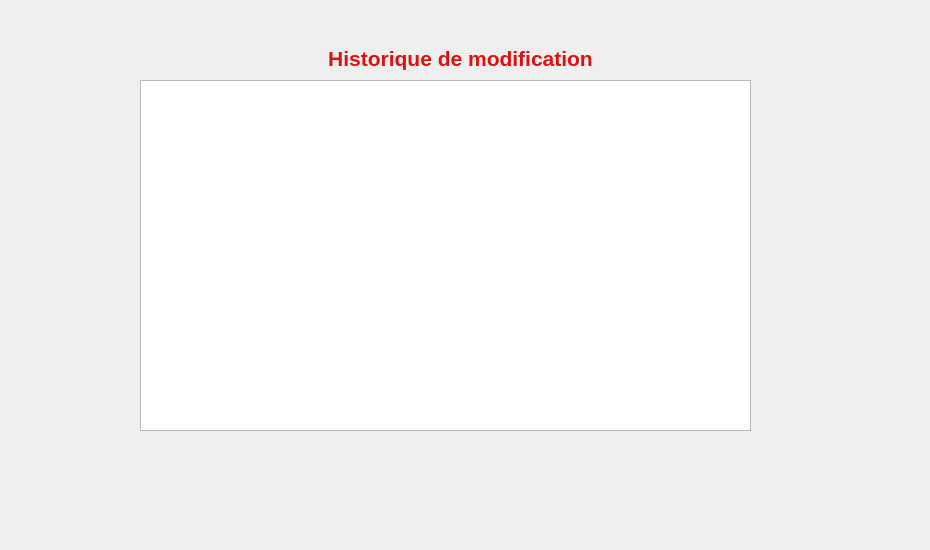
    <widget class="QWidget" name="tab_5">
     <attribute name="title">
      <string>historique de modification</string>
     </attribute>
     <widget class="QTableView" name="hist_mod">
      <property name="geometry">
       <rect>
        <x>140</x>
        <y>80</y>
        <width>611</width>
        <height>351</height>
       </rect>
      </property>
     </widget>
     <widget class="QLabel" name="label_28">
      <property name="geometry">
       <rect>
        <x>-50</x>
        <y>-20</y>
        <width>921</width>
        <height>541</height>
       </rect>
      </property>
      <property name="text">
       <string/>
      </property>
      <property name="pixmap">
       <pixmap>../../Downloads/Employe/Employe/istockphoto-587220352-170667a.jpg</pixmap>
      </property>
      <property name="scaledContents">
       <bool>true</bool>
      </property>
     </widget>
     <widget class="QLabel" name="label_22">
      <property name="geometry">
       <rect>
        <x>250</x>
        <y>30</y>
        <width>421</width>
        <height>41</height>
       </rect>
      </property>
      <property name="font">
       <font>
        <pointsize>16</pointsize>
        <weight>75</weight>
        <bold>true</bold>
        <underline>false</underline>
       </font>
      </property>
      <property name="styleSheet">
       <string notr="true">color:rgb(218, 18, 18);
background-color: rgba(117, 190, 218, 0.0);</string>
      </property>
      <property name="frameShape">
       <enum>QFrame::NoFrame</enum>
      </property>
      <property name="text">
       <string>Historique de modification</string>
      </property>
      <property name="alignment">
       <set>Qt::AlignBottom|Qt::AlignHCenter</set>
      </property>
     </widget>
     <zorder>label_28</zorder>
     <zorder>hist_mod</zorder>
     <zorder>label_22</zorder>
    </widget>
